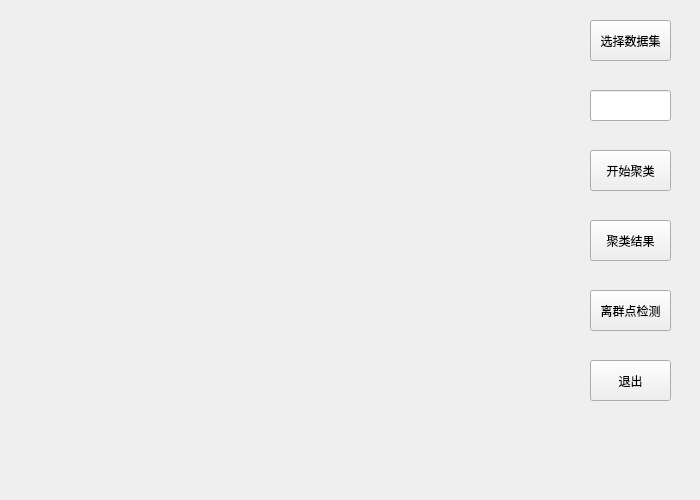
<?xml version="1.0" encoding="UTF-8"?>
<ui version="4.0">
 <class>Visualization</class>
 <widget class="QMainWindow" name="Visualization">
  <property name="geometry">
   <rect>
    <x>0</x>
    <y>0</y>
    <width>700</width>
    <height>500</height>
   </rect>
  </property>
  <property name="minimumSize">
   <size>
    <width>700</width>
    <height>500</height>
   </size>
  </property>
  <property name="maximumSize">
   <size>
    <width>800</width>
    <height>500</height>
   </size>
  </property>
  <property name="windowTitle">
   <string>Visualization</string>
  </property>
  <widget class="QWidget" name="centralWidget">
   <widget class="QCustomPlot" name="Coordinate" native="true">
    <property name="geometry">
     <rect>
      <x>20</x>
      <y>20</y>
      <width>541</width>
      <height>461</height>
     </rect>
    </property>
   </widget>
   <widget class="QPushButton" name="choose_button">
    <property name="geometry">
     <rect>
      <x>590</x>
      <y>20</y>
      <width>81</width>
      <height>41</height>
     </rect>
    </property>
    <property name="text">
     <string>选择数据集</string>
    </property>
   </widget>
   <widget class="QPushButton" name="begin_button">
    <property name="geometry">
     <rect>
      <x>590</x>
      <y>150</y>
      <width>81</width>
      <height>41</height>
     </rect>
    </property>
    <property name="text">
     <string>开始聚类</string>
    </property>
   </widget>
   <widget class="QLineEdit" name="threshold">
    <property name="geometry">
     <rect>
      <x>590</x>
      <y>90</y>
      <width>81</width>
      <height>31</height>
     </rect>
    </property>
   </widget>
   <widget class="QPushButton" name="result_button">
    <property name="geometry">
     <rect>
      <x>590</x>
      <y>220</y>
      <width>81</width>
      <height>41</height>
     </rect>
    </property>
    <property name="text">
     <string>聚类结果</string>
    </property>
   </widget>
   <widget class="QPushButton" name="check_button">
    <property name="geometry">
     <rect>
      <x>590</x>
      <y>290</y>
      <width>81</width>
      <height>41</height>
     </rect>
    </property>
    <property name="text">
     <string>离群点检测</string>
    </property>
   </widget>
   <widget class="QPushButton" name="close_button">
    <property name="geometry">
     <rect>
      <x>590</x>
      <y>360</y>
      <width>81</width>
      <height>41</height>
     </rect>
    </property>
    <property name="text">
     <string>退出</string>
    </property>
   </widget>
   <widget class="QLabel" name="clusters_num">
    <property name="geometry">
     <rect>
      <x>580</x>
      <y>430</y>
      <width>101</width>
      <height>41</height>
     </rect>
    </property>
    <property name="text">
     <string/>
    </property>
   </widget>
  </widget>
 </widget>
 <layoutdefault spacing="6" margin="11"/>
 <customwidgets>
  <customwidget>
   <class>QCustomPlot</class>
   <extends>QWidget</extends>
   <header location="global">qcustomplot.h</header>
   <container>1</container>
  </customwidget>
 </customwidgets>
 <resources/>
 <connections/>
</ui>
